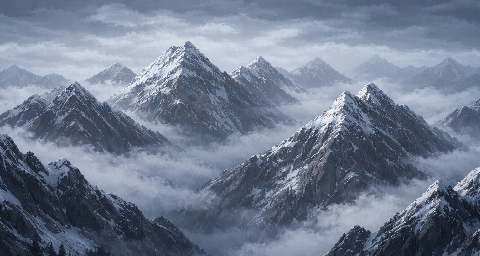

Tiled map render using the project's own tile images. Description and the whole map definition, tile-layer contents included, below:
An orthogonal 30x16 tile map with 16x16 px tiles, 5 tile layers (Back, Back2, Buildings, Front, ...), 2 tilesets.

<map version="1.10" tiledversion="1.11.2" orientation="orthogonal" renderorder="right-down" width="30" height="16" tilewidth="16" tileheight="16" infinite="0" nextlayerid="13" nextobjectid="2">
 <properties>
  <property name="Outdoors" value="T" />
 </properties>
 <tileset firstgid="1" name="JamesNight" tilewidth="16" tileheight="16" tilecount="480" columns="30">
  <image source="JamesNight.png" width="480" height="256" />
 </tileset>
 <tileset firstgid="481" name="JamesAlp1t" tilewidth="16" tileheight="16" tilecount="480" columns="30">
  <image source="JamesAlp1t.png" width="480" height="256" />
 </tileset>
 <layer id="1" name="Back" width="30" height="16">
  <data encoding="csv">
0,0,0,0,0,0,0,0,0,0,0,0,0,0,0,0,0,0,0,0,0,0,0,0,0,0,0,0,0,0,
0,0,0,0,0,0,0,0,0,0,0,0,0,0,0,0,0,0,0,0,0,0,0,0,0,0,0,0,0,0,
0,0,0,0,0,0,0,0,0,0,0,0,0,0,0,0,0,0,0,0,0,0,0,0,0,0,0,0,0,0,
0,0,0,0,0,0,0,0,0,0,0,0,0,0,0,0,0,0,0,0,0,0,0,0,0,0,0,0,0,0,
0,0,0,0,0,0,0,0,0,0,0,0,0,0,0,0,0,0,0,0,0,0,0,0,0,0,0,0,0,0,
0,0,0,0,0,0,0,0,0,0,0,0,0,0,0,0,0,0,0,0,0,0,0,0,0,0,0,0,0,0,
0,0,0,0,0,0,0,0,0,0,0,0,0,0,0,0,0,0,0,0,0,0,0,0,0,0,0,0,0,0,
0,0,0,0,0,0,0,0,0,0,0,0,0,0,0,0,0,0,0,0,0,0,0,0,0,0,0,0,0,0,
0,0,0,0,0,0,0,0,0,0,0,0,0,0,0,0,0,0,0,0,0,0,0,0,0,0,0,0,0,0,
0,0,0,0,0,0,0,0,0,0,0,0,0,0,0,0,0,0,0,0,0,0,0,0,0,0,0,0,0,0,
0,0,0,0,0,0,0,0,0,0,0,0,0,0,0,0,0,0,0,0,0,0,0,0,0,0,0,0,0,0,
0,0,0,0,0,0,0,0,0,0,0,0,0,0,0,0,0,0,0,0,0,0,0,0,0,0,0,0,0,0,
0,0,0,0,0,0,0,0,0,0,0,0,0,0,0,0,0,0,0,0,0,0,0,0,0,0,0,0,0,0,
0,0,0,0,0,0,0,0,0,0,0,0,0,0,0,0,0,0,0,0,0,0,0,0,0,0,0,0,0,0,
0,0,0,0,0,0,0,0,0,0,0,0,0,0,0,0,0,0,0,0,0,0,0,0,0,0,0,0,0,0,
0,0,0,0,0,0,0,0,0,0,0,0,0,0,0,0,0,0,0,0,0,0,0,0,0,0,0,0,0,0
</data>
 </layer>
 <layer id="9" name="Back2" width="30" height="16">
  <data encoding="csv">
0,0,0,0,0,0,0,0,0,0,0,0,0,0,0,0,0,0,0,0,0,0,0,0,0,0,0,0,0,0,
0,0,0,0,0,0,0,0,0,0,0,0,0,0,0,0,0,0,0,0,0,0,0,0,0,0,0,0,0,0,
0,0,0,0,0,0,0,0,0,0,0,0,0,0,0,0,0,0,0,0,0,0,0,0,0,0,0,0,0,0,
0,0,0,0,0,0,0,0,0,0,0,0,0,0,0,0,0,0,0,0,0,0,0,0,0,0,0,0,0,0,
0,0,0,0,0,0,0,0,0,0,0,0,0,0,0,0,0,0,0,0,0,0,0,0,0,0,0,0,0,0,
0,0,0,0,0,0,0,0,0,0,0,0,0,0,0,0,0,0,0,0,0,0,0,0,0,0,0,0,0,0,
0,0,0,0,0,0,0,0,0,0,0,0,0,0,0,0,0,0,0,0,0,0,0,0,0,0,0,0,0,0,
0,0,0,0,0,0,0,0,0,0,0,0,0,0,0,0,0,0,0,0,0,0,0,0,0,0,0,0,0,0,
0,0,0,0,0,0,0,0,0,0,0,0,0,0,0,0,0,0,0,0,0,0,0,0,0,0,0,0,0,0,
0,0,0,0,0,0,0,0,0,0,0,0,0,0,0,0,0,0,0,0,0,0,0,0,0,0,0,0,0,0,
0,0,0,0,0,0,0,0,0,0,0,0,0,0,0,0,0,0,0,0,0,0,0,0,0,0,0,0,0,0,
0,0,0,0,0,0,0,0,0,0,0,0,0,0,0,0,0,0,0,0,0,0,0,0,0,0,0,0,0,0,
0,0,0,0,0,0,0,0,0,0,0,0,0,0,0,0,0,0,0,0,0,0,0,0,0,0,0,0,0,0,
0,0,0,0,0,0,0,0,0,0,0,0,0,0,0,0,0,0,0,0,0,0,0,0,0,0,0,0,0,0,
0,0,0,0,0,0,0,0,0,0,0,0,0,0,0,0,0,0,0,0,0,0,0,0,0,0,0,0,0,0,
0,0,0,0,0,0,0,0,0,0,0,0,0,0,0,0,0,0,0,0,0,0,0,0,0,0,0,0,0,0
</data>
 </layer>
 <objectgroup id="6" name="Back" />
 <layer id="3" name="Buildings" width="30" height="16">
  <data encoding="csv">
0,0,0,0,0,0,0,0,0,0,0,0,0,0,0,0,0,0,0,0,0,0,0,0,0,0,0,0,0,0,
0,0,0,0,0,0,0,0,0,0,0,0,0,0,0,0,0,0,0,0,0,0,0,0,0,0,0,0,0,0,
0,0,0,0,0,0,0,0,0,0,0,0,0,0,0,0,0,0,0,0,0,0,0,0,0,0,0,0,0,0,
0,0,0,0,0,0,0,0,0,0,0,0,0,0,0,0,0,0,0,0,0,0,0,0,0,0,0,0,0,0,
0,0,0,0,0,0,0,0,0,0,0,0,0,0,0,0,0,0,0,0,0,0,0,0,0,0,0,0,0,0,
0,0,0,0,0,0,0,0,0,0,0,0,0,0,0,0,0,0,0,0,0,0,0,0,0,0,0,0,0,0,
0,0,0,0,0,0,0,0,0,0,0,0,0,0,0,0,0,0,0,0,0,0,0,0,0,0,0,0,0,0,
0,0,0,0,0,0,0,0,0,0,0,0,0,0,0,0,0,0,0,0,0,0,0,0,0,0,0,0,0,0,
0,0,0,0,0,0,0,0,0,0,0,0,0,0,0,0,0,0,0,0,0,0,0,0,0,0,0,0,0,0,
0,0,0,0,0,0,0,0,0,0,0,0,0,0,0,0,0,0,0,0,0,0,0,0,0,0,0,0,0,0,
0,0,0,0,0,0,0,0,0,0,0,0,0,0,0,0,0,0,0,0,0,0,0,0,0,0,0,0,0,0,
0,0,0,0,0,0,0,0,0,0,0,0,0,0,0,0,0,0,0,0,0,0,0,0,0,0,0,0,0,0,
0,0,0,0,0,0,0,0,0,0,0,0,0,0,0,0,0,0,0,0,0,0,0,0,0,0,0,0,0,0,
0,0,0,0,0,0,0,0,0,0,0,0,0,0,0,0,0,0,0,0,0,0,0,0,0,0,0,0,0,0,
0,0,0,0,0,0,0,0,0,0,0,0,0,0,0,0,0,0,0,0,0,0,0,0,0,0,0,0,0,0,
0,0,0,0,0,0,0,0,0,0,0,0,0,0,0,0,0,0,0,0,0,0,0,0,0,0,0,0,0,0
</data>
 </layer>
 <objectgroup id="7" name="Buildings" />
 <layer id="4" name="Front" width="30" height="16">
  <data encoding="csv">
481,482,483,484,485,486,487,488,489,490,491,492,493,494,495,496,497,498,499,500,501,502,503,504,505,506,507,508,509,510,
511,512,513,514,515,516,517,518,519,520,521,522,523,524,525,526,527,528,529,530,531,532,533,534,535,536,537,538,539,540,
541,542,543,544,545,546,547,548,549,550,551,552,553,554,555,556,557,558,559,560,561,562,563,564,565,566,567,568,569,570,
571,572,573,574,575,576,577,578,579,580,581,582,583,584,585,586,587,588,589,590,591,592,593,594,595,596,597,598,599,600,
601,602,603,604,605,606,607,608,609,610,611,612,613,614,615,616,617,618,619,620,621,622,623,624,625,626,627,628,629,630,
631,632,633,634,635,636,637,638,639,640,641,642,643,644,645,646,647,648,649,650,651,652,653,654,655,656,657,658,659,660,
661,662,663,664,665,666,667,668,669,670,671,672,673,674,675,676,677,678,679,680,681,682,683,684,685,686,687,688,689,690,
691,692,693,694,695,696,697,698,699,700,701,702,703,704,705,706,707,708,709,710,711,712,713,714,715,716,717,718,719,720,
721,722,723,724,725,726,727,728,729,730,731,732,733,734,735,736,737,738,739,740,741,742,743,744,745,746,747,748,749,750,
751,752,753,754,755,756,757,758,759,760,761,762,763,764,765,766,767,768,769,770,771,772,773,774,775,776,777,778,779,780,
781,782,783,784,785,786,787,788,789,790,791,792,793,794,795,796,797,798,799,800,801,802,803,804,805,806,807,808,809,810,
811,812,813,814,815,816,817,818,819,820,821,822,823,824,825,826,827,828,829,830,831,832,833,834,835,836,837,838,839,840,
841,842,843,844,845,846,847,848,849,850,851,852,853,854,855,856,857,858,859,860,861,862,863,864,865,866,867,868,869,870,
871,872,873,874,875,876,877,878,879,880,881,882,883,884,885,886,887,888,889,890,891,892,893,894,895,896,897,898,899,900,
901,902,903,904,905,906,907,908,909,910,911,912,913,914,915,916,917,918,919,920,921,922,923,924,925,926,927,928,929,930,
931,932,933,934,935,936,937,938,939,940,941,942,943,944,945,946,947,948,949,950,951,952,953,954,955,956,957,958,959,960
</data>
 </layer>
 <objectgroup id="5" name="Front" />
 <layer id="2" name="AlwaysFront" width="30" height="16">
  <data encoding="csv">
0,0,0,0,0,0,0,0,0,0,0,0,0,0,0,0,0,0,0,0,0,0,0,0,0,0,0,0,0,0,
0,0,0,0,0,0,0,0,0,0,0,0,0,0,0,0,0,0,0,0,0,0,0,0,0,0,0,0,0,0,
0,0,0,0,0,0,0,0,0,0,0,0,0,0,0,0,0,0,0,0,0,0,0,0,0,0,0,0,0,0,
0,0,0,0,0,0,0,0,0,0,0,0,0,0,0,0,0,0,0,0,0,0,0,0,0,0,0,0,0,0,
0,0,0,0,0,0,0,0,0,0,0,0,0,0,0,0,0,0,0,0,0,0,0,0,0,0,0,0,0,0,
0,0,0,0,0,0,0,0,0,0,0,0,0,0,0,0,0,0,0,0,0,0,0,0,0,0,0,0,0,0,
0,0,0,0,0,0,0,0,0,0,0,0,0,0,0,0,0,0,0,0,0,0,0,0,0,0,0,0,0,0,
0,0,0,0,0,0,0,0,0,0,0,0,0,0,0,0,0,0,0,0,0,0,0,0,0,0,0,0,0,0,
0,0,0,0,0,0,0,0,0,0,0,0,0,0,0,0,0,0,0,0,0,0,0,0,0,0,0,0,0,0,
0,0,0,0,0,0,0,0,0,0,0,0,0,0,0,0,0,0,0,0,0,0,0,0,0,0,0,0,0,0,
0,0,0,0,0,0,0,0,0,0,0,0,0,0,0,0,0,0,0,0,0,0,0,0,0,0,0,0,0,0,
0,0,0,0,0,0,0,0,0,0,0,0,0,0,0,0,0,0,0,0,0,0,0,0,0,0,0,0,0,0,
0,0,0,0,0,0,0,0,0,0,0,0,0,0,0,0,0,0,0,0,0,0,0,0,0,0,0,0,0,0,
0,0,0,0,0,0,0,0,0,0,0,0,0,0,0,0,0,0,0,0,0,0,0,0,0,0,0,0,0,0,
0,0,0,0,0,0,0,0,0,0,0,0,0,0,0,0,0,0,0,0,0,0,0,0,0,0,0,0,0,0,
0,0,0,0,0,0,0,0,0,0,0,0,0,0,0,0,0,0,0,0,0,0,0,0,0,0,0,0,0,0
</data>
 </layer>
 <objectgroup id="8" name="AlwaysFront" />
</map>
